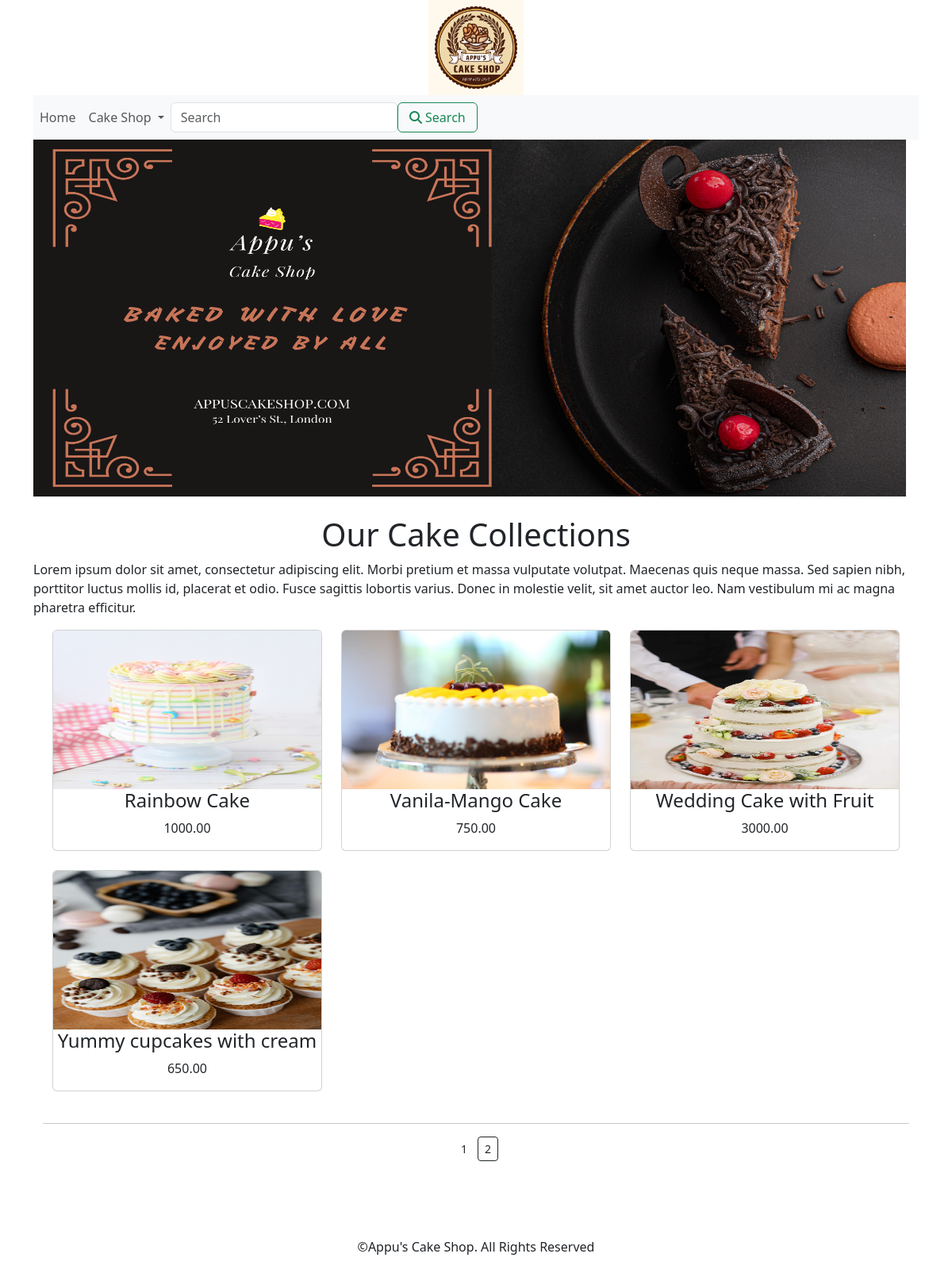
Screenshot of /?page=2 with the database file from the repository.
### cakeapp/models.py (models this page shows, shortened)
class Products(models.Model):
    name=models.CharField(max_length=250,unique=True)
    slug=models.SlugField(max_length=250,unique=True)
    desc=models.TextField(blank=True)
    price=models.DecimalField(max_digits=10,decimal_places=2)
    category=models.ForeignKey(Category,on_delete=models.CASCADE)
    image=models.ImageField(upload_to='product',blank=True)
    stock=models.IntegerField()
    available=models.BooleanField(default=True)
    created=models.DateTimeField(auto_now_add=True)
    updated=models.DateTimeField(auto_now=True)
    class Meta:
        ordering=('name',)
        verbose_name='product'
        verbose_name_plural='products'
    def get_url(self):
        return reverse('cakeapp:procatdetail', args=[self.category.slug,self.slug])

### cakeapp/views.py (the view)
# urls.py: path('',views.allprodcat,name='allprodcat'),
def allprodcat(request,c_slug=None):
    c_page=None
    product_list=None
    if c_slug != None:
        c_page=get_object_or_404(Category,slug=c_slug)
        product_list=Products.objects.all().filter(category=c_page,available=True)
    else:
        product_list=Products.objects.all().filter(available=True)
    paginator=Paginator(product_list,6)
    try:
        page=int(request.GET.get('page','1'))
    except:
        page=1
    try:
        products=paginator.page(page)
    except(EmptyPage,InvalidPage):
        products=paginator.page(paginator.num_pages)
    return render(request,"category.html",{'category':c_page,'products':products})

### cakeapp/context_processors.py (called while the page is built)
def menu_links(request):
    links=Category.objects.all()
    return dict(links=links)

### cakeapp/models.py (called while the page is built)
    def get_url(self):
        return reverse('cakeapp:products_by_category', args=[self.slug])

### cart_app/context_processors.py (called while the page is built)
def counter(request):
    item_count=0
    if 'admin' in request.path:
        return {}
    else:
        try:
            cart=Cart.objects.filter(Cart_id=_cart_id(request))
            cart_item=CartItem.objects.all().filter(cart=cart[:1])
            for citem in cart_item:
                item_count += citem.quantity
        except Cart.DoesNotExist:
            item_count=0
    return dict(item_count=item_count)

### cart_app/views.py (called while the page is built)
def _cart_id(request):
    cart=request.session.session_key
    if not cart:
        cart=request.session.create()
    return cart

### templates/category.html (shortened to what this page needs)
{% extends 'base.html' %}
{% load static %}
{% block content %}
    <div class="mx-auto">
        {% if category %}
            <img class="my_image" src="{{category.image.url}}" alt="{{category.name}}" width="1100px;" height="450px;">
    </div>
    <br>
    <div>
        <h1 class="text-center my_title">{{category.name}}</h1>
        <p class="text-justify">{{category.description}}</p>
    </div>
        {% else %}
            <div>
                <img class="my_image my_image_padding" src="{% static 'img/banner.png' %}" alt="Our Items" width="1100px;" height="450px;">
            </div>
            <br>
            <div>
                <h1 class="text-center my_title">Our Cake Collections</h1>
                <p class="text-justify">Lorem ipsum dolor sit amet, consectetur adipiscing elit. Morbi pretium et massa vulputate volutpat. Maecenas quis neque massa. Sed sapien nibh, porttitor luctus mollis id, placerat et odio. Fusce sagittis lobortis varius. Donec in molestie velit, sit amet auctor leo. Nam vestibulum mi ac magna pharetra efficitur. </p>
            </div>
        {% endif %}
    <div class="container">
        <div class="row mx-auto">
            {% for product in products.object_list %}
                <div class="my_bottom_margin col-9 col-sm-12 col-md-4 col-lg-4">
                    <div class="card text-center" style="min-width: 18rem;">
                        <a href="{{product.get_url}}"><img class="card-img-top my_image" src="{{product.image.url}}" alt="{{product.name}}" width="200px;" height="200px;"></a>
                        <div class="card_body">
                            <h4>{{product.name}}</h4>
                            <p>{{product.price}}</p>
                        </div>
                    </div>
                    <br>
                </div>
            {% endfor %}
        </div>
        <div class="mx-auto">
            {% if products.paginator.num_pages > 1 %}
                <hr>
                    <div class="text-center">
                        {% for pg in products.paginator.page_range %}
                            <a href="?page={{pg}}" class="btn btn light btn-sm {% if products.number == pg %} active {% endif %}">{{pg}}</a>
                        {% endfor %}
                    </div>
                    {% endif %}
        </div>
    </div>
{% endblock %}

### rows the page displays
Products: image (picture), name "Rainbow Cake", price "1000.00"
Products: image (picture), name "Vanila-Mango Cake", price "750.00"
Products: image (picture), name "Wedding Cake with Fruit", price "3000.00"
Products: image (picture), name "Yummy cupcakes with cream", price "650.00"

### other values shown
{{ pg }} "1" "2"
